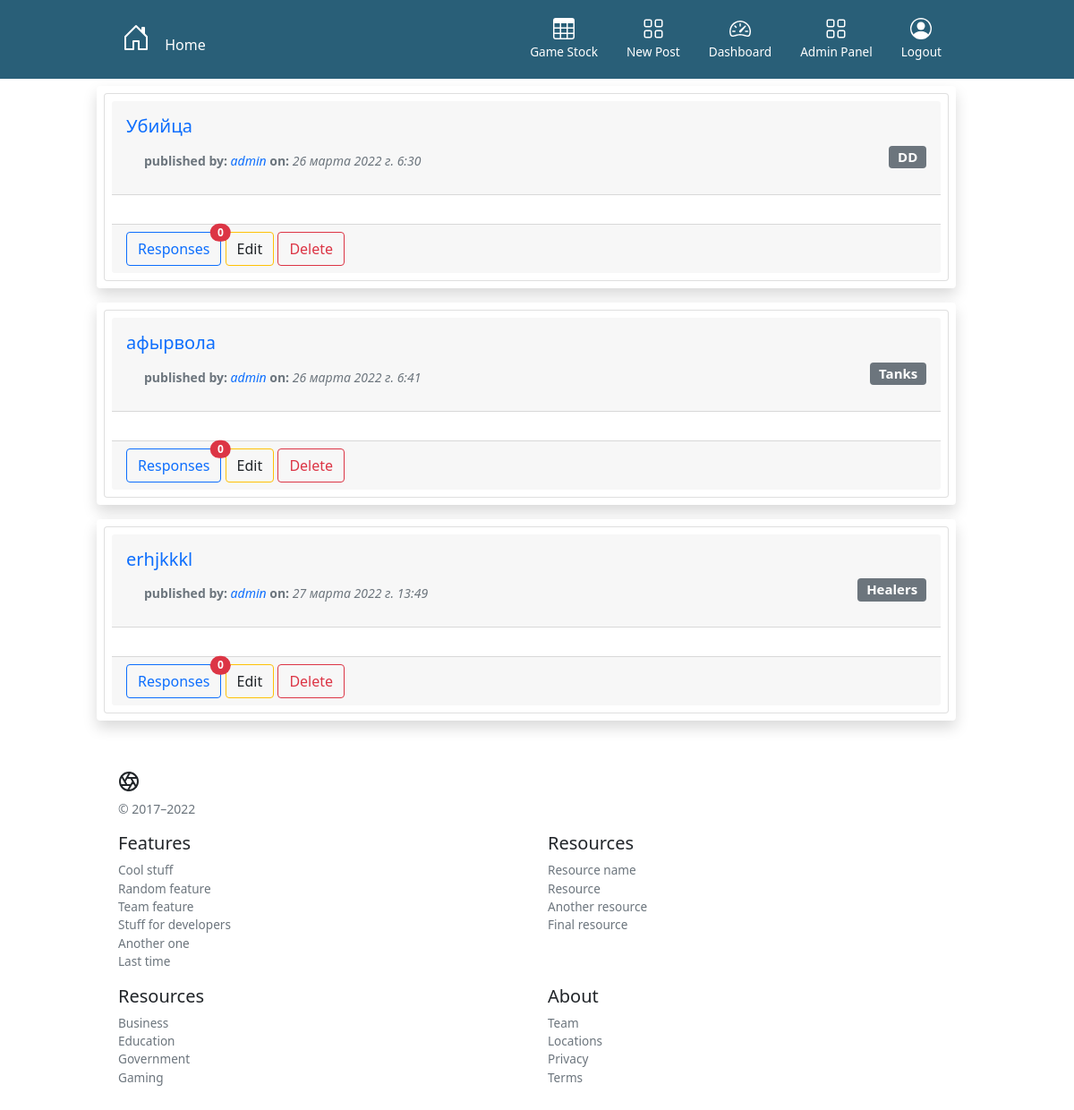
Screenshot of /board/dashboard/ (signed in) with the database file from the repository.
### board/models.py (models this page shows, shortened)
class Post(models.Model):
    title = models.CharField('Title', max_length=100)
    category = models.ForeignKey('Category', on_delete=models.CASCADE, verbose_name='Category')
    author = models.ForeignKey(User, on_delete=models.CASCADE, verbose_name='Author')
    datetime = models.DateTimeField(auto_now_add=True)

class Category(models.Model):
    name = models.CharField(max_length=20)
    def __str__(self):
        return f'{self.name}'

### board/views.py (the view)
# urls.py: path('dashboard/', DashboardView.as_view(), name='dashboard'),
class DashboardView(View):
    def get(self, request, *args, **kwargs):
        context = {
            'posts': request.user.post_set.all(),
        }
        return render(request, 'board/dashboard.html', context)

### board/templates/board/dashboard.html (shortened to what this page needs)
{% extends 'board/base.html' %}
{% block content %}
<div class="container">
  {% for post in posts %}
  <div class="row">
    {%include "includes/post_layout.html" %}
  </div>
  {% endfor %}
</div>
{% endblock content %}

### board/templates/includes/post_layout.html (shortened to what this page needs)
<div class="row p-2 my-2 shadow bg-body rounded">
  <div class="card p-2">
    <div class="card-header">
      <h3 class="card-title">
        <a class="navbar-brand" href="{% url 'board:post_detail' post.pk %}">
          {{ post.title }}
        </a>
      </h3>
      <a class="navbar-brand" href="{% url 'board:category' post.category.name %}">
        <span class="badge bg-secondary float-end">{{ post.category }}</span>
      </a>
      <small class="text-muted ms-1">
        <b>
          published by:
        </b>
        <a href="{% url 'board:by_author' post.author %}">
          <span class="fst-italic">{{ post.author }}</span>
        </a>
        <b>
          on:
        </b>
        <span class="fst-italic">
          {{ post.datetime}}
        </span>
      </small>
    </div>
    <div class="card-body">
    </div>
    <div class="card-footer">
      {% if user.is_authenticated and post in user.post_set.all %}
      <a class="text-decoration-none" href="{% url 'board:comments_list' post.pk %}">
        <button type="button" class="btn btn-outline-primary position-relative ">
          Responses
          <span class="position-absolute top-0 start-100 translate-middle badge rounded-pill bg-danger">
            {{ post.comment_set.all|length }}
          </span>
        </button>
      </a>
      <a class="text-decoration-none" href="{% url 'board:post_update' post.pk %}">
        <button class="btn btn-outline-warning text-dark">
          Edit
        </button>
      </a>
      <a href="{% url 'board:post_delete' post.pk %}">
        <button class="btn btn-outline-danger">
          Delete
        </button>
      </a>
      {% else %}
      <a class="text-decoration-none" href="{% url 'board:comment_create' post.pk %}">
        <button class="btn btn-outline-info">
          Respond
        </button>
      </a>
      {% endif %}
    </div>
  </div>
</div>

### board/templates/static/css/style.css (style rules this page uses)
.container { max-width: 960px; }
a { text-decoration: none !important; }

### rows the page displays
Post: title "Убийца", category "DD", author "admin", datetime "26 марта 2022 г. 6:30", comment_set.all|length "0"
Post: title "афырвола", category "Tanks", author "admin", datetime "26 марта 2022 г. 6:41", comment_set.all|length "0"
Post: title "erhjkkkl", category "Healers", author "admin", datetime "27 марта 2022 г. 13:49", comment_set.all|length "0"
